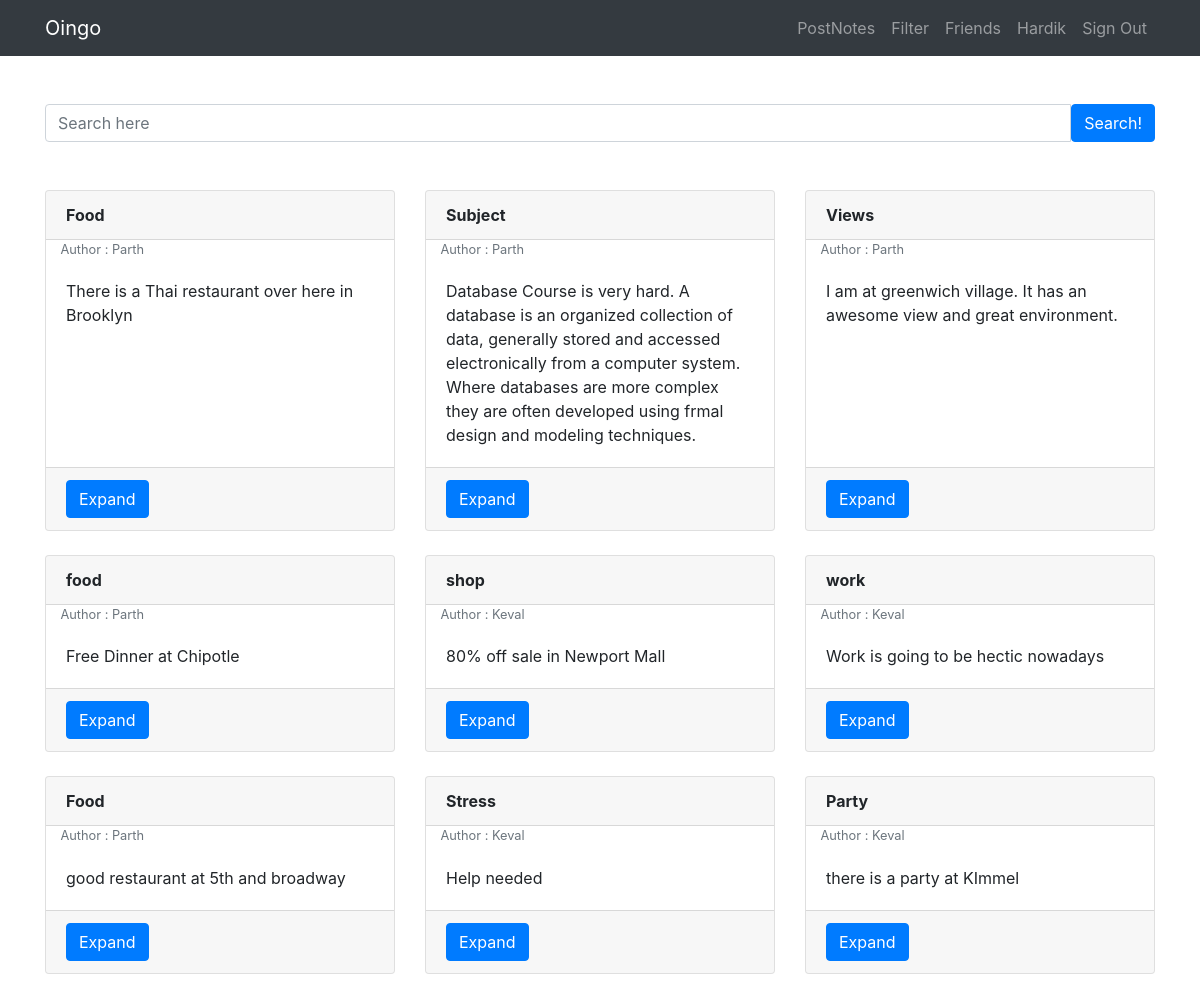
Screenshot of /index.1.php (signed in) with the database file from the repository.
### tables this page shows
CREATE TABLE `note` (
  `nid` int(11) NOT NULL,
  `uid` int(11) UNSIGNED NOT NULL,
  `title` varchar(45) DEFAULT NULL,
  `content` text,
  `latitude` decimal(10,6) DEFAULT NULL,
  `longitude` decimal(10,6) DEFAULT NULL,
  `radius_of_interest` float DEFAULT NULL,
  `visible_to` varchar(45) DEFAULT NULL,
  `able_to_comment` int(11) DEFAULT '0',
  `scheduleid` int(11) NOT NULL,
  `created_at` timestamp NULL DEFAULT CURRENT_TIMESTAMP
);

### index.1.php (the view, shortened to what this page needs)
<?php
include('connect.php');
include('head.php');
    ?>
     <?php
    if(!isset($_SESSION['signed_in']))
    {
      echo '<br><br><div class="container"><h4>Sorry, you have to sign in to get the notes posted by the users of OINGO<h4></div><br><br>
      <div class="container"><div class="jumbotron"><STRONG><h1 class="text-center"><a href="signin.php">Login</a></h1></strong><STRONG><h1 class="text-center"><a href="signup.php">Register</a></h1></strong></div></div>'
      ;
    }
    else if($_SERVER['REQUEST_METHOD'] != 'POST')
    {
   $sql = "select distinct n1.nid, n1.title, n1.content, n1.uid, n1.name from
   (select f.uid, f.vstatus, f.tagid, s.stateid, f.fid
  from users u, state s, filter f, schedule sc, location l
   where  u.state_id = s.stateid AND
   u.id = '".($_SESSION['user_id'])."'
   and s.stateid = f.stateid AND
  u.id = l.uid and
  f.uid = u.id AND
   f.scheduleid = sc.sid
   order by f.uid AND
   check_schedule(l.current, sc.type, sc.stdate, sc.enddate, sc.vstart, sc.vend) = 1 AND
   getdistance(l.curr_latitude, l.curr_longitude, f.latitude, f.longitude) <= f.radius) as f1,
   (select DISTINCT n.nid, n.content, n.visible_to, nt.tagid, n.uid, n.title, u1.name
  from note n, tagging nt, schedule sc, location l, users u, users u1
   where n.nid = nt.nid AND
   n.uid = u1.id AND
   u.id = l.uid AND
    u.id = '".($_SESSION['user_id'])."' AND
    n.scheduleid = sc.sid AND
   check_schedule(l.current, sc.type,  sc.vstart, sc.vend,sc.stdate, sc.enddate) = 1 AND
  getdistance(l.curr_latitude, l.curr_longitude, n.latitude, n.longitude) <= n.radius_of_interest) as n1
  where ((f1.tagid IS NOT NULL AND n1.tagid IS NOT NULL AND f1.tagid = n1.tagid) OR (f1.tagid IS NULL)) AND check_if_visible(f1.vstatus, n1.visible_to,f1.uid, n1.uid) = 1";
  if($note = mysqli_query($con, $sql))
		{
      if(mysqli_num_rows($note)!=0){
        echo '<br><br><div class="container">';
      echo '
      <form action="index.1.php" method="post"><div class="input-group">
   <input type="text" class="form-control" name="sear" placeholder="Search here">
   <span class="input-group-btn">
        <button class="btn btn-primary" type="submit" name="search">Search!</button>
   </span>
</div>
</form><br><br><div class="row">
      ';
			while ($row=mysqli_fetch_row($note)) {
        echo '<div class="col-lg-4 mb-4">
                <div class="card h-100">
                  <strong class="card-header">
            ';
        echo $row[1];
        echo '</strong><small><span class="text-muted">&nbsp;&nbsp;&nbsp; Author : ';
        echo $row[4];
        echo '</span></small>
                    <div class="card-body">
          <div class="card-text">';
        echo $row[2];
  ?>    </div>
                    </div>
                    <div class="card-footer">
        <a href="comment.php?nid=<?= $row[0] ?>&nu=<?= $row[4] ?>" class="btn btn-primary">Expand</a><?php
        echo '
                    </div>
                  </div>
              </div>';
              ?>
        <?php
    }
    echo '</div>';
    echo '</div><br>';
    ?>
 <?php
}
else{
  echo '<br><br><div class="container"><strong>Currently, there are no notes availble to display based on your filters</strong>';
}
    }
}

### css/modern-business.css (style rules this page uses)
body { padding-top: 54px; }
@media (min-width: 992px) { body { padding-top: 56px; } }

### head.php (style rules this page uses)
.form-control, .btn { min-height: 38px; border-radius: 2px; }
.btn { font-size: 15px; font-weight: bold; }
html { height: 100% }
body { height: 100%; margin: 0; padding: 0 }

### rows the page displays
note: title "Food", row "Parth", content "There is a Thai restaurant over here in Brooklyn"
note: title "Subject", row "Parth", content "Database Course is very hard. A database is an organized collection of data, generally stored and accessed electronically from a computer system. Where databases are more complex they are often developed using frmal design and modeling techniques."
note: title "Views", row "Parth", content "I am at greenwich village. It has an awesome view and great environment."
note: title "food", row "Parth", content "Free Dinner at Chipotle"
note: title "shop", row "Keval", content "80% off sale in Newport Mall"
note: title "work", row "Keval", content "Work is going to be hectic nowadays"
note: title "Food", row "Parth", content "good restaurant at 5th and broadway"
note: title "Stress", row "Keval", content "Help needed"
note: title "Party", row "Keval", content "there is a party at KImmel"

### other values shown
$_SESSION['user_name'] "Hardik"
